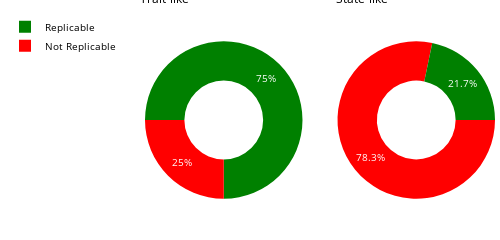

Write notebook code for a chart like this one.
### Code cell
import plotly.graph_objects as go
from plotly.subplots import make_subplots

labels = ["Replicable", "Not Replicable"]

# Create subplots: use 'domain' type for Pie subplot
fig = make_subplots(rows=1, cols=2, specs=[[{'type':'domain'}, {'type':'domain'}]])
fig.add_trace(go.Pie(labels=labels, values=[15+4+0+1+1, 2+1+1+0+3], name="Trait-like",  marker_colors=['green', 'red'], rotation=-90),
              1, 1)
fig.add_trace(go.Pie(labels=labels, values=[5, 18], name="State-like", rotation=90),
              1, 2)

# Use `hole` to create a donut-like pie chart
fig.update_traces(hole=.5, hoverinfo="label+percent+name")

fig.update_layout(
    template='simple_white',
    title_text="",
    font=dict(
                size=10,
                color="gray"),
    autosize=True,
    height=70,
    width=500,
    margin=dict(
              l=5,
              r=5,
              b=10,
              t=10,
              pad=4),
    legend=dict(
        yanchor="top",
        y=0.99,
        xanchor="left",
        x=-0.4,
        font_color='black'
    ),
    # Add annotations in the center of the donut pies.
    annotations=[dict(text='Trait-like', x=-0.02, y=1.1, font_size=12, font_color='black', showarrow=False),
                 dict(text='State-like', x=0.7, y=1.1, font_size=12, font_color='black', showarrow=False)])
fig.show()
import plotly.io as pio
pio.write_html(fig, file='docs/_includes/pie_fd.html', auto_open=False)

### Figure 1 — Plotly figure (JSON) as saved in the notebook; plotly's stock layout.template omitted (floating-point values rounded to 4 significant figures)
{"data": [{"labels": ["Replicable", "Not Replicable"], "marker": {"colors": ["green", "red"]}, "name": "Trait-like", "rotation": -90, "values": [21, 7], "type": "pie", "domain": {"x": [0.0, 0.45], "y": [0.0, 1.0]}, "hole": 0.5, "hoverinfo": "label+percent+name"}, {"labels": ["Replicable", "Not Replicable"], "name": "State-like", "rotation": 90, "values": [5, 18], "type": "pie", "domain": {"x": [0.55, 1.0], "y": [0.0, 1.0]}, "hole": 0.5, "hoverinfo": "label+percent+name"}], "layout": {"title": {"text": ""}, "font": {"size": 10, "color": "gray"}, "margin": {"l": 5, "r": 5, "b": 10, "t": 10, "pad": 4}, "legend": {"font": {"color": "black"}, "yanchor": "top", "y": 0.99, "xanchor": "left", "x": -0.4}, "autosize": true, "height": 70, "width": 500, "annotations": [{"showarrow": false, "text": "Trait-like", "x": -0.02, "y": 1.1, "font": {"size": 12, "color": "black"}}, {"showarrow": false, "text": "State-like", "x": 0.7, "y": 1.1, "font": {"size": 12, "color": "black"}}]}}
